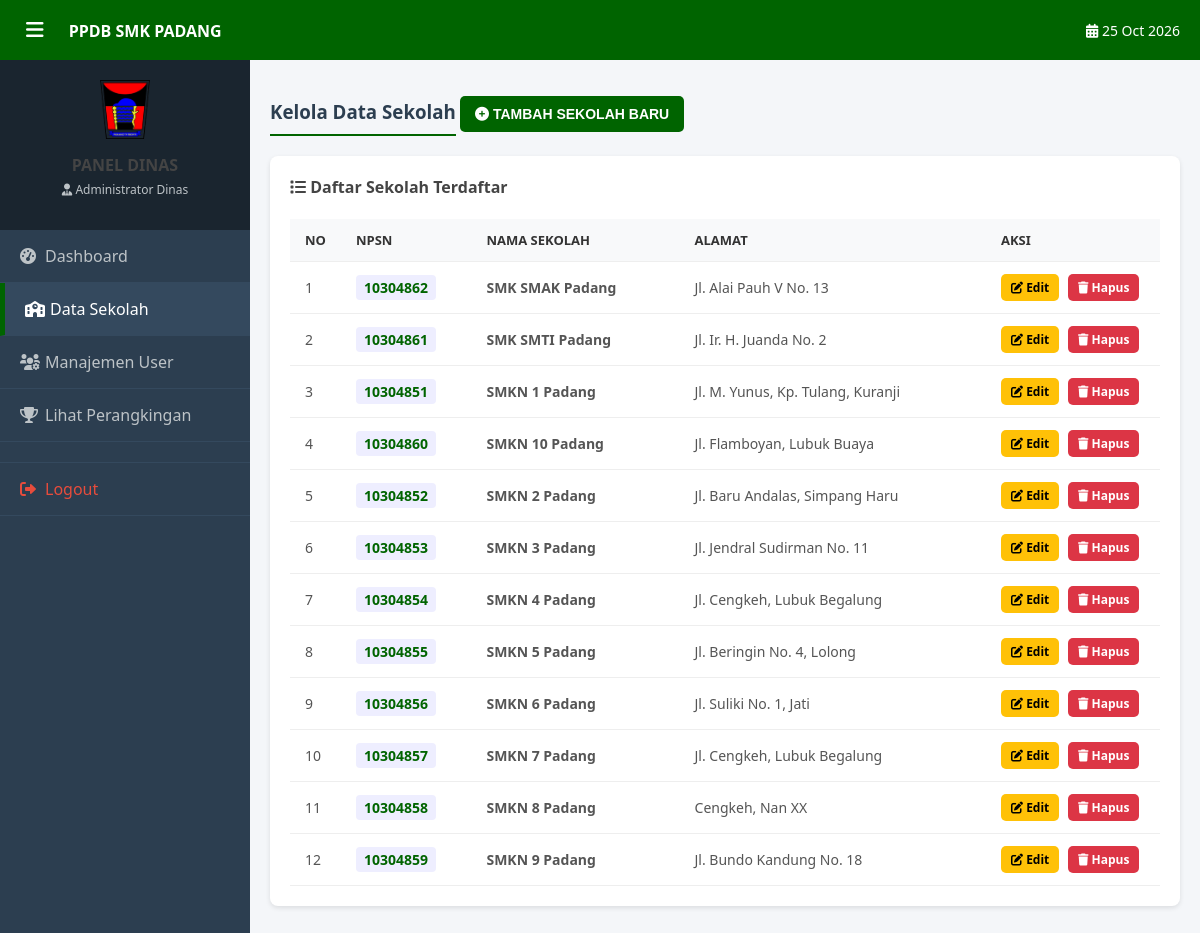
/admin_dinas/kelola_sekolah.php (signed in), run on the app's committed database.
### tables this page shows
CREATE TABLE `sekolah` (
  `id` int(11) NOT NULL AUTO_INCREMENT,
  `npsn` varchar(20) DEFAULT NULL,
  `nama_sekolah` varchar(100) NOT NULL,
  `alamat` text NOT NULL,
  `lat` double NOT NULL,
  `lng` double NOT NULL,
  `foto` varchar(255) DEFAULT 'default_sekolah.jpg',
  PRIMARY KEY (`id`)
);

### admin_dinas/kelola_sekolah.php (the view, shortened to what this page needs)
<?php
require_once '../konfigurasi/koneksi.php';
$sekolah = mysqli_query($koneksi, "SELECT * FROM sekolah ORDER BY nama_sekolah ASC");
include '../komponen/header_umum.php';
include '../komponen/sidebar_dinas.php';
?>
<div class="content-area">
    <h3>Kelola Data Sekolah</h3>
    <button onclick="bukaForm()" class="btn-save" style="margin-bottom: 20px;">
        <i class="fas fa-plus-circle"></i> TAMBAH SEKOLAH BARU
    </button>
    <div class="card">
        <h4><i class="fas fa-list"></i> Daftar Sekolah Terdaftar</h4>
        <table>
            <thead>
                <tr>
                    <th width="5%">No</th>
                    <th width="15%">NPSN</th>
                    <th>Nama Sekolah</th>
                    <th>Alamat</th>
                    <th width="20%">Aksi</th>
                </tr>
            </thead>
            <tbody>
                <?php $no=1; while($row = mysqli_fetch_assoc($sekolah)): ?>
                <tr>
                    <td><?= $no++ ?></td>
                    <td><span style="background:#eef; padding:3px 8px; border-radius:4px; font-weight:bold; color:#006400;"><?= $row['npsn'] ?></span></td>
                    <td><strong><?= $row['nama_sekolah'] ?></strong></td>
                    <td><?= $row['alamat'] ?></td>
                    <td>
                        <a href="edit_sekolah.php?id=<?= $row['id'] ?>" class="btn-save" style="background:#ffc107; color:black; padding:5px 10px; font-size:12px;">
                            <i class="fas fa-edit"></i> Edit
                        </a>
                        <a href="kelola_sekolah.php?hapus_id=<?= $row['id'] ?>" onclick="return confirm('Yakin hapus sekolah ini? Hati-hati, data terkait bisa hilang!')" class="btn-save" style="background:#dc3545; padding:5px 10px; font-size:12px; margin-left:5px;">
                            <i class="fas fa-trash"></i> Hapus
                        </a>
                    </td>
                </tr>
                <?php endwhile; ?>
            </tbody>
        </table>
    </div>
</div>
<?php include '../komponen/footer_umum.php'; ?>

### aset/css/gaya_admin.css (style rules this page uses)
* { box-sizing: border-box; }
body { margin: 0; padding: 0; font-family: 'Segoe UI', sans-serif; background: #f4f6f9; }
.content-area { flex: 1; padding: 20px; transition: all 0.3s ease; width: 100%; overflow-x: hidden; }
.card { background: white; padding: 20px; border-radius: 8px; box-shadow: 0 2px 5px rgba(0,0,0,0.1); margin-bottom: 20px; }
h3 { color: #2c3e50; margin-bottom: 20px; border-bottom: 2px solid #006400; padding-bottom: 10px; display: inline-block; }
h4 { margin-top: 0; color: #444; }
.btn-save { background-color: #006400; color: white; padding: 10px 15px; border: none; border-radius: 5px; font-size: 14px; font-weight: bold; cursor: pointer; transition: background 0.3s; text-decoration: none; display: inline-block; }
table { width: 100%; border-collapse: collapse; margin-top: 15px; background: white; }
table th, table td { padding: 12px 15px; border-bottom: 1px solid #eee; text-align: left; }
table th { background-color: #f8f9fa; color: #333; font-weight: bold; text-transform: uppercase; font-size: 13px; }
table td { font-size: 14px; color: #555; }

### data on the page
sekolah: npsn "10304862", nama_sekolah "SMK SMAK Padang", alamat "Jl. Alai Pauh V No. 13"
sekolah: npsn "10304861", nama_sekolah "SMK SMTI Padang", alamat "Jl. Ir. H. Juanda No. 2"
sekolah: npsn "10304851", nama_sekolah "SMKN 1 Padang", alamat "Jl. M. Yunus, Kp. Tulang, Kuranji"
sekolah: npsn "10304860", nama_sekolah "SMKN 10 Padang", alamat "Jl. Flamboyan, Lubuk Buaya"
sekolah: npsn "10304852", nama_sekolah "SMKN 2 Padang", alamat "Jl. Baru Andalas, Simpang Haru"
sekolah: npsn "10304853", nama_sekolah "SMKN 3 Padang", alamat "Jl. Jendral Sudirman No. 11"
sekolah: npsn "10304854", nama_sekolah "SMKN 4 Padang", alamat "Jl. Cengkeh, Lubuk Begalung"
sekolah: npsn "10304855", nama_sekolah "SMKN 5 Padang", alamat "Jl. Beringin No. 4, Lolong"
sekolah: npsn "10304856", nama_sekolah "SMKN 6 Padang", alamat "Jl. Suliki No. 1, Jati"
sekolah: npsn "10304857", nama_sekolah "SMKN 7 Padang", alamat "Jl. Cengkeh, Lubuk Begalung"
sekolah: npsn "10304858", nama_sekolah "SMKN 8 Padang", alamat "Cengkeh, Nan XX"
sekolah: npsn "10304859", nama_sekolah "SMKN 9 Padang", alamat "Jl. Bundo Kandung No. 18"

### other printed values
$_SESSION['nama'] "Administrator Dinas"
